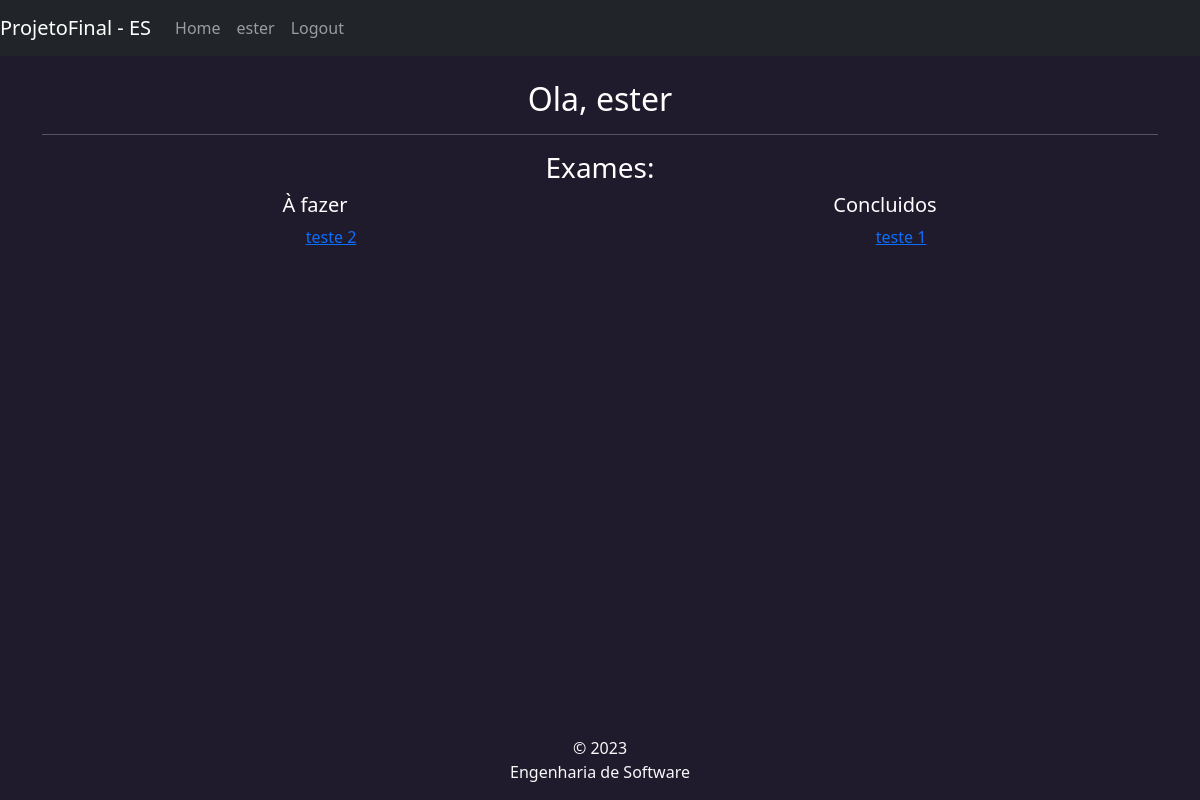
/user (signed in), run on an earlier commit of the app's database.
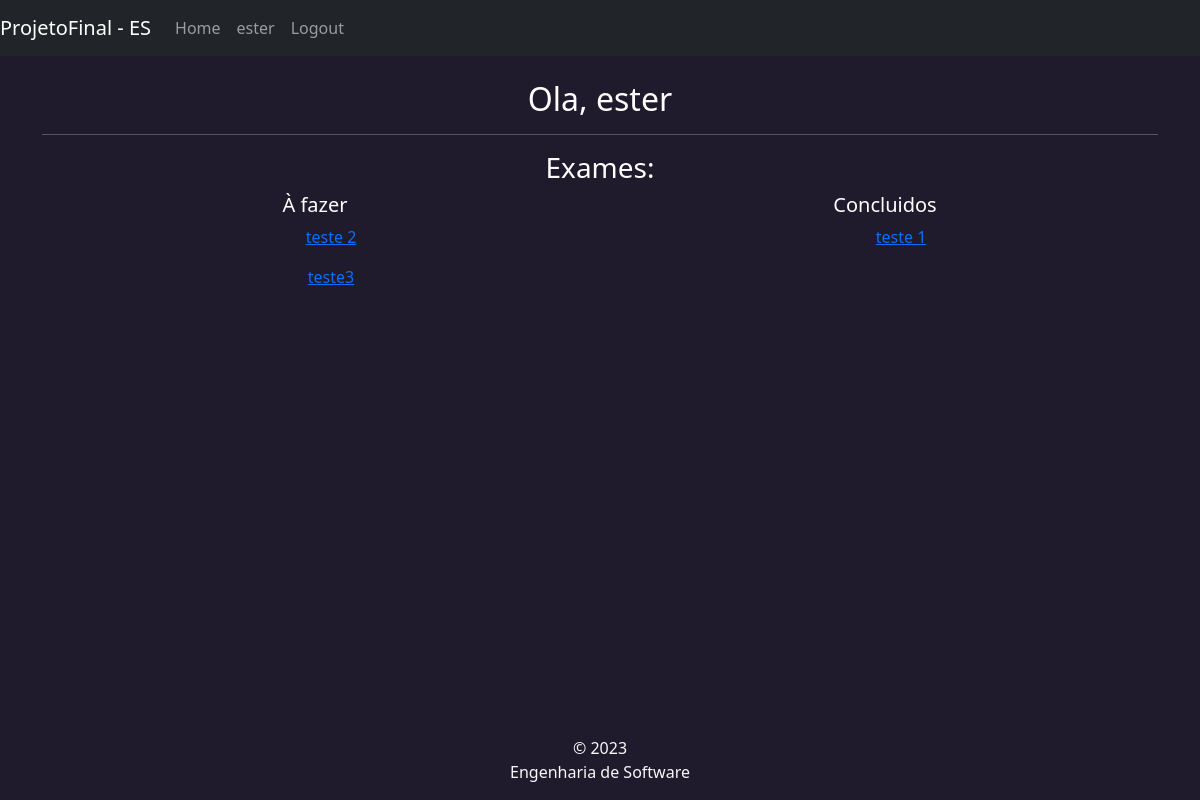
And on a later commit of the database.
### app/models/tables.py (models this page shows)
class Exame(db.Model):
    __tablename__ = 'exames'
    id = db.Column(db.Integer, primary_key=True)
    nome = db.Column(db.String,nullable = False)
    qtd_questoes = db.Column(db.Integer, nullable=False)
    valor = db.Column(db.String, nullable=False)
    horario_inicio = db.Column(db.DateTime, nullable = False)
    horario_fim = db.Column(db.DateTime, nullable = False)
    questoes:  Mapped[list["QuestaoExame"]] = relationship(back_populates="exame")
    '''
    questoes = db.relationship('Questao',secondary = questoes, lazy='subquery',
                               backref = db.backref('exames',lazy=True))
    questoesCE = db.relationship('QuestaoCE',secondary = questoesCE, lazy='subquery',
                               backref = db.backref('exames',lazy=True))
    questoesCA = db.relationship('QuestaoCA',secondary = questoesCA, lazy='subquery',
                               backref = db.backref('exames',lazy=True))
    '''

### app/controllers/routes.py (the view)
@app.route("/user")
@login_required
def user():
    now = datetime.now()
    if current_user.professor == True:
        return render_template('prof.html')
    else:
        exames = Exame.query.all()
        respondidas_id = [r.exame_id for r in RespotasExameUser.query.all()]
        exames_nao_respondidos = list()
        exames_respondidos = list()
        for e in exames:
            if(e.id not in respondidas_id):
                exames_nao_respondidos.append(e)
            else:
                exames_respondidos.append(e)
        return render_template('aluno.html', exames_nao_respondidos=exames_nao_respondidos, exames_respondidos=exames_respondidos)

### app/controllers/routes.py (called while the page is built)
@login_manager.user_loader
def load_user(user_id):
    return User.query.get(int(user_id))

### app/templates/aluno.html (shortened to what this page needs)
{% extends "base.html" %}
{% block content %}
    <h2 class="text-center">Ola, {{current_user.username }}</h2>
    <hr>
    <h3 class="text-center">Exames:</h3>
    <div class="row text-center">
      <div class="col">
        <h5>À fazer</h5>
        <ul>
          {% for e in exames_nao_respondidos %}
          <p>
            <a href="{{ url_for('responde_exame_view', id=e.id) }}">{{ e.nome }}</a>
          </p>
          {% endfor %}
        </ul>
      </div>
      <div class="col">
        <h5>Concluidos</h5>
        <ul>
          {% for e in exames_respondidos %}
          <p>
            <a href="">{{ e.nome }}</a>
          </p>
          {% endfor %}
        </ul>
      </div>
    </div>
{% endblock %}

What changed in the data, as far as the page shows it:
added Exame: nome "teste3", shown under "À fazer"
